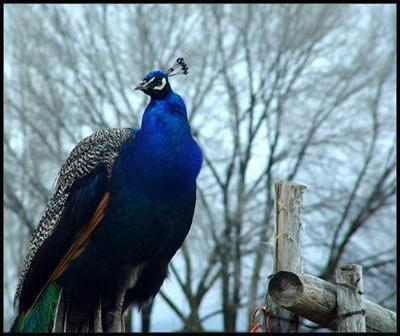
#> input picture Image/1.jpg, 400 x 336 px, found by its file name
$ python code.py
#> lines starting #> are read from the running program, lines starting #| are printed output that depends on the picture
#> further down, img is the input picture: shape (336, 400, 3); mean B, G, R 142.6, 131.5, 110.3
import cv2
import numpy as np
import os
import maxflow
import matplotlib.pyplot as plt


#VARAIBLES
def generate_weight(img):
  h,w = img.shape
  weights = np.zeros((h,w,4))
  structure = np.zeros((3,3,4))

  weights[:,1:-1,0] = np.abs(img[:,2:]-img[:,:-2]) #LR
  weights[:,-2,0]=  np.inf
  weights[:,0,0]=  np.inf
  structure[:,:,0]=np.array([[0,0,0],[0,0,1],[0,0,0]])


  weights[0:-1,1:,1] = np.abs(img[1:,1:]-img[:-1,:-1]) #LU
  structure[:,:,1]=np.array([[0,0,0],[0,0,0],[0,1,0]])

  weights[1:,1:,2] = np.abs(img[1:,0:-1]-img[:-1,1:])
  structure[:,:,2] = np.array([[0,1,0],[0,0,0],[0,0,0]])

  structure[:,:,3]= np.array([[np.inf,0,0],[np.inf,0,0],[np.inf,0,0]])

  return weights,structure

def coords2id(list_of_coords,img_shape):
  h,w = img_shape
  list_of_ids=[]

  for i in list_of_coords:
    id = i[0]*w + i[1]
    list_of_ids.append(id)

  return np.array(list_of_ids)

def ids2coord(list_of_ids, img_shape):
  h,w = img_shape
  list_of_coords = []
  for i in list_of_ids:
    x = int(i/w)
    y = i%w
    list_of_coords.append([x,y])
  list_of_coords = np.array(list_of_coords)
  return list_of_coords


def remove_seam(img,bgr_img):
  g = maxflow.Graph[float]()
  nodeids = g.add_grid_nodes(img.shape)

  h,w = img.shape
  weights, structure = generate_weight(img)

  g.add_grid_edges(nodeids, structure = structure[:,:,3], symmetric=False)
  for i in range(3):
    g.add_grid_edges(nodeids, structure= structure[:,:,i], weights = weights[:,:,i], symmetric=False)


  left_most = np.concatenate((np.arange(img.shape[0]).reshape(1, img.shape[0]), np.zeros((1, img.shape[0])))).astype(np.uint64)
  left_most = np.ravel_multi_index(left_most,img.shape)
  g.add_grid_tedges(left_most, np.inf, 0)

  right_most = np.concatenate((np.arange(img.shape[0]).reshape(1, img.shape[0]), np.ones((1, img.shape[0])) * (np.size(img, 1) - 1))).astype(np.uint64)
  right_most = np.ravel_multi_index(right_most, img.shape)
  g.add_grid_tedges(right_most, 0, np.inf)

  g.maxflow()

  seam = g.get_grid_segments(nodeids)
  seam = np.sum((seam==0),axis=1) -1
  seam = seam.reshape(h,1)

  #apply seam carving

  h_t, w_t = h,w-1

  mask = np.arange(w)!= np.vstack(seam)
  reduced_img = np.reshape(img[mask],(h_t,w_t))
  reduced_bgr_img = np.reshape(bgr_img[mask], (h_t,w_t,3))

  return reduced_img, reduced_bgr_img

def image_retargeting(f_name, new_shape, img= None, image=False):
#> called with new_shape = (1, 0.75), image = True
  g_img = []
  if not image:
    g_img = img
  else:
    bgr_img = cv2.imread(f_name)
    g_img = cv2.cvtColor(bgr_img, cv2.COLOR_BGR2GRAY)
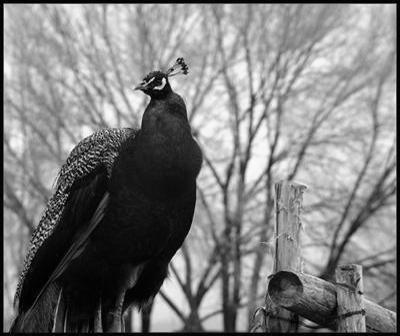
#> g_img: shape (336, 400); min 0, max 251, mean 126.4
  # g_img = cv2.resize(g_img, None, fx=0.5, fy=0.5)
  # bgr_img = cv2.resize(bgr_img, None, fx=0.5, fy=0.5)
  h,w = g_img.shape
#> h = 336; w = 400
  # g_img = cv2.GaussianBlur(g_img, (9,9),0) # for testing of image 2
  g_img=g_img/255.0

  h_d, w_d = np.ceil(new_shape[0]*h), np.ceil(w*new_shape[1])
#> h_d = 336; w_d = 300
  print(h,w,h_d,w_d)
#| 336 400 336.0 300.0
  delete_rows_h = h-h_d
#> delete_rows_h = 0
  delete_cols_w = w-w_d
#> delete_cols_w = 100

  num_seams_y =int( delete_rows_h)
#> num_seams_y = 0
  num_seams_x =int( delete_cols_w)
#> num_seams_x = 100

  for i in range(num_seams_x):
    print(i)
    g_img, bgr_img = remove_seam(g_img, bgr_img)

  g_img = cv2.rotate(g_img, cv2.cv2.ROTATE_90_CLOCKWISE)
  bgr_img = cv2.rotate(bgr_img, cv2.cv2.ROTATE_90_CLOCKWISE)

  for i in range(num_seams_y):
    print(i)
    g_img, bgr_img = remove_seam(g_img, bgr_img)

  g_img = cv2.rotate(g_img, cv2.cv2.ROTATE_90_COUNTERCLOCKWISE)
  bgr_img = cv2.rotate(bgr_img, cv2.cv2.ROTATE_90_COUNTERCLOCKWISE)

  return g_img, bgr_img


img = cv2.imread('/content/drive/MyDrive/Project_dataset/Project_dataset/Image_retargeting/Taks_1_dataset/1.jpg')
#> (the run stopped early here; a loop or call above may not have finished)

$ run again, with Image/2.jpg copied over Image/1.jpg
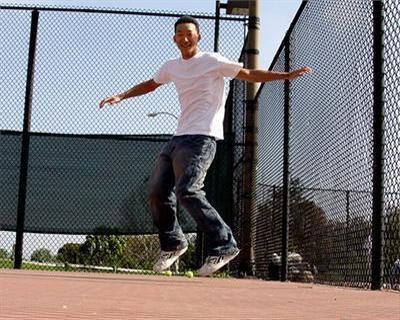
#> input picture Image/2.jpg, 400 x 320 px, found by its file name
#> img is the input picture: shape (320, 400, 3); mean B, G, R 118.4, 115.9, 119.1
#> in image_retargeting, `g_img = cv2.cvtColor(bgr_img, cv2.COLOR_BGR2GRAY)`:
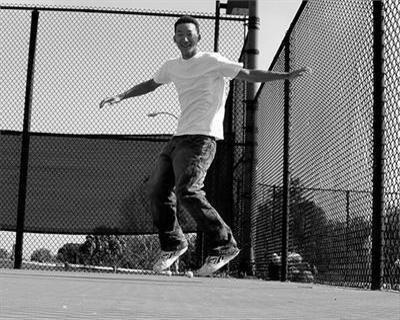
#> g_img: shape (320, 400); min 0, max 255, mean 117.2
#| 320 400 320.0 300.0

$ run again, with Image/3.jpg copied over Image/1.jpg
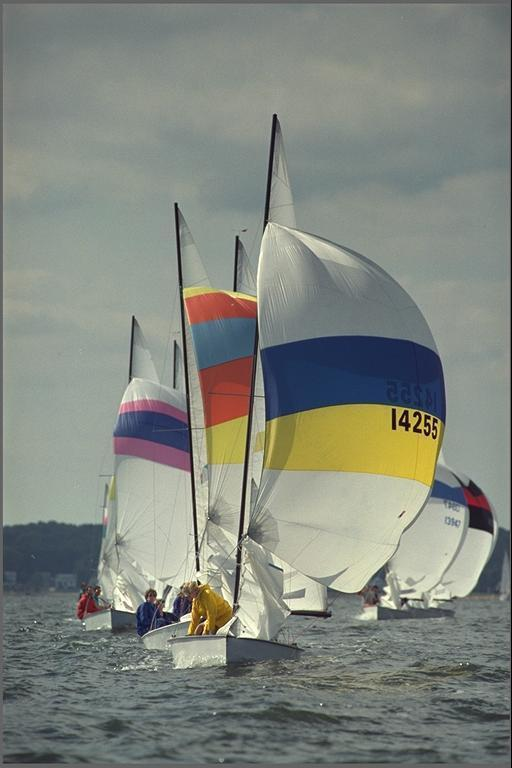
#> input picture Image/3.jpg, 512 x 768 px, found by its file name
#> img is the input picture: shape (768, 512, 3); mean B, G, R 126.3, 134.2, 129.4
#> in image_retargeting, `g_img = cv2.cvtColor(bgr_img, cv2.COLOR_BGR2GRAY)`:
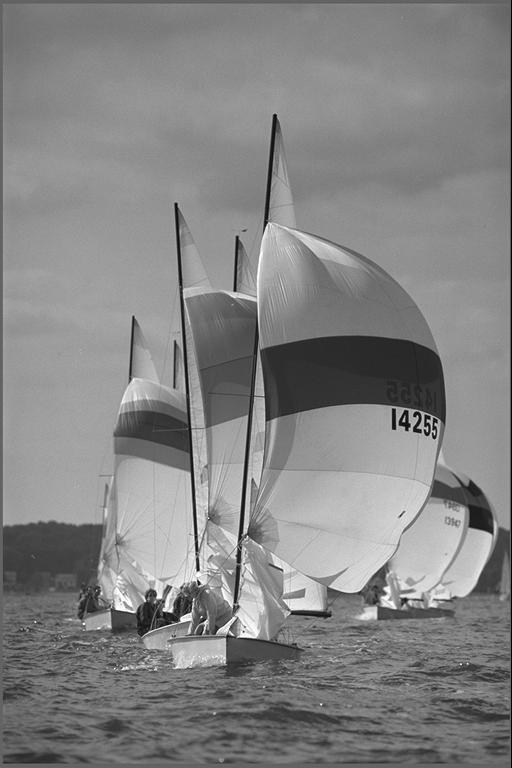
#> g_img: shape (768, 512); min 0, max 254, mean 131.9
#| 768 512 768.0 384.0

$ run again, with Image/4.jpeg copied over Image/1.jpg
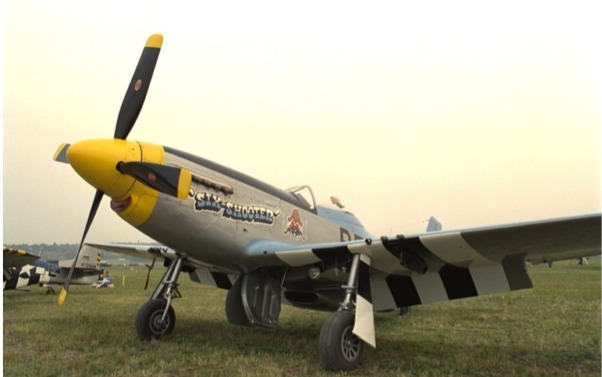
#> input picture Image/4.jpeg, 602 x 377 px, found by its file name
#> img is the input picture: shape (377, 602, 3); mean B, G, R 151.2, 173.9, 178.1
#> in image_retargeting, `g_img = cv2.cvtColor(bgr_img, cv2.COLOR_BGR2GRAY)`:
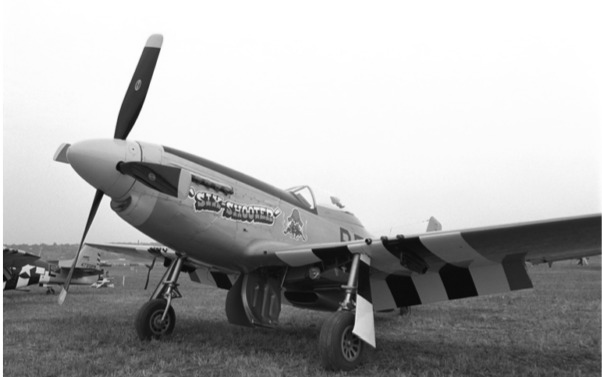
#> g_img: shape (377, 602); min 7, max 255, mean 172.6
#| 377 602 377.0 452.0
